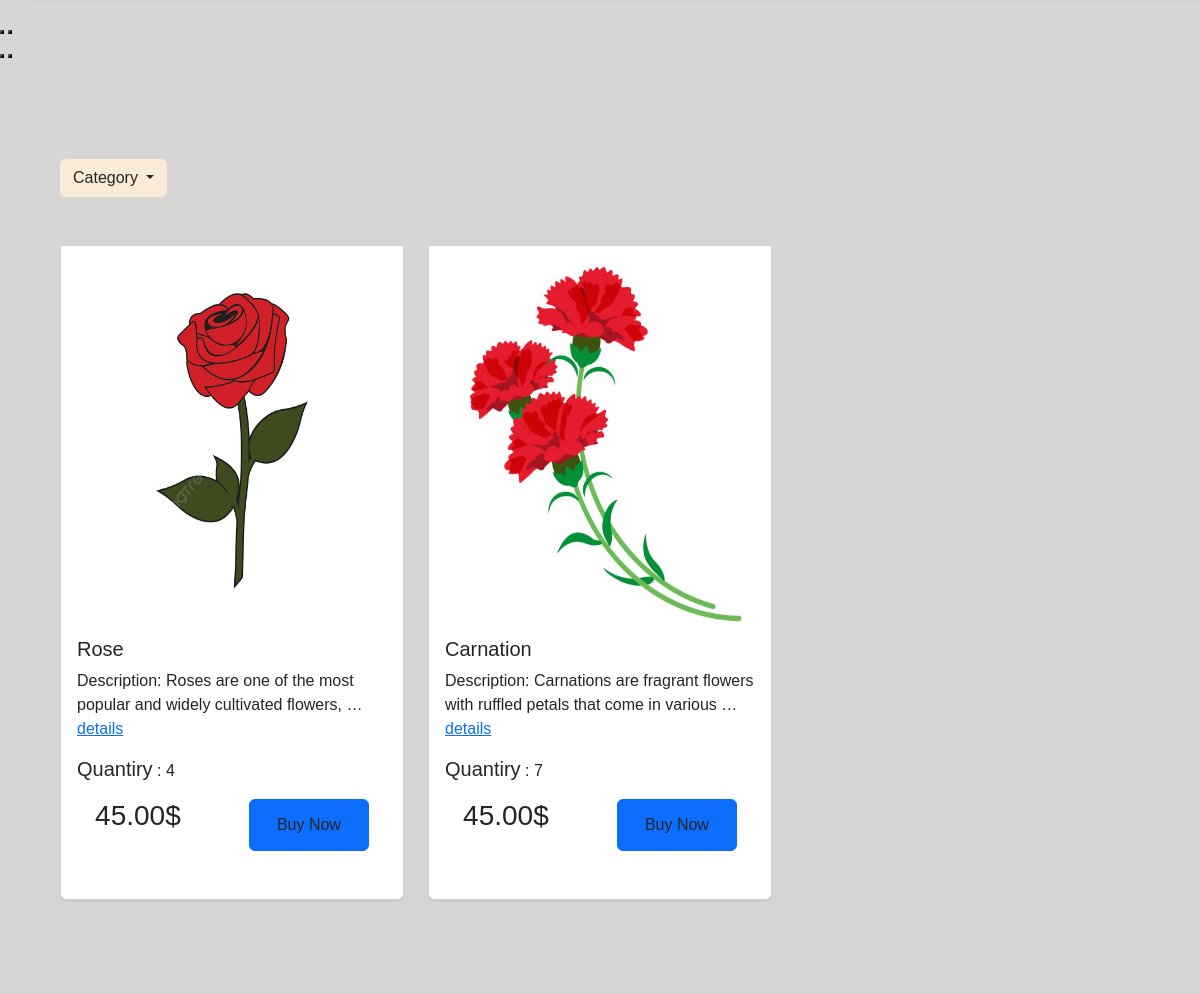
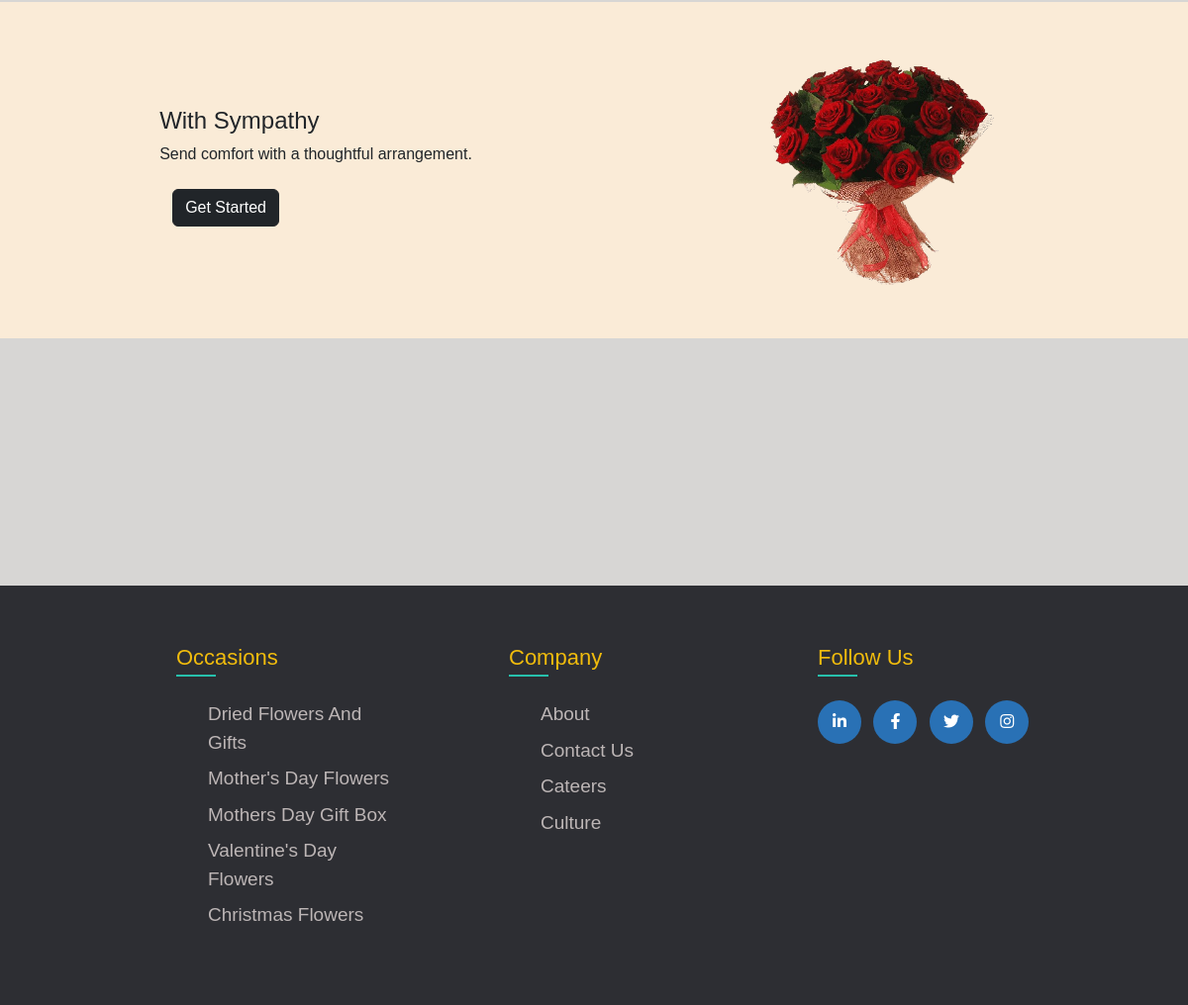
/category/perennial/ (lower part), run on an earlier commit of the app's database (2 pictures, top to bottom).
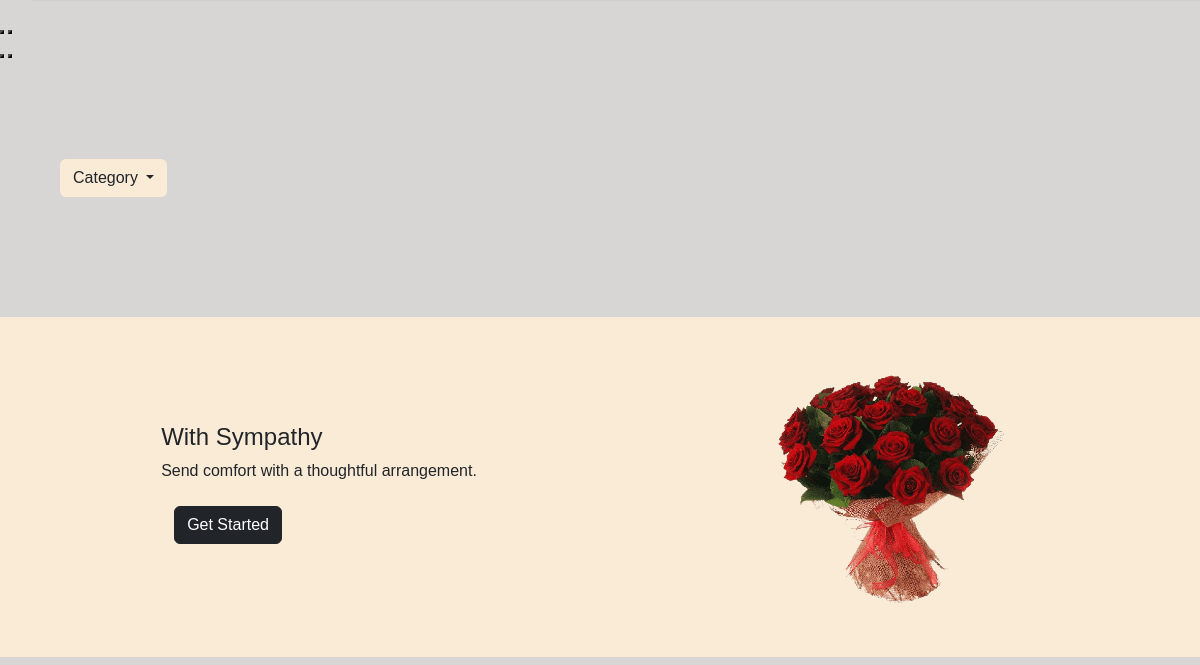
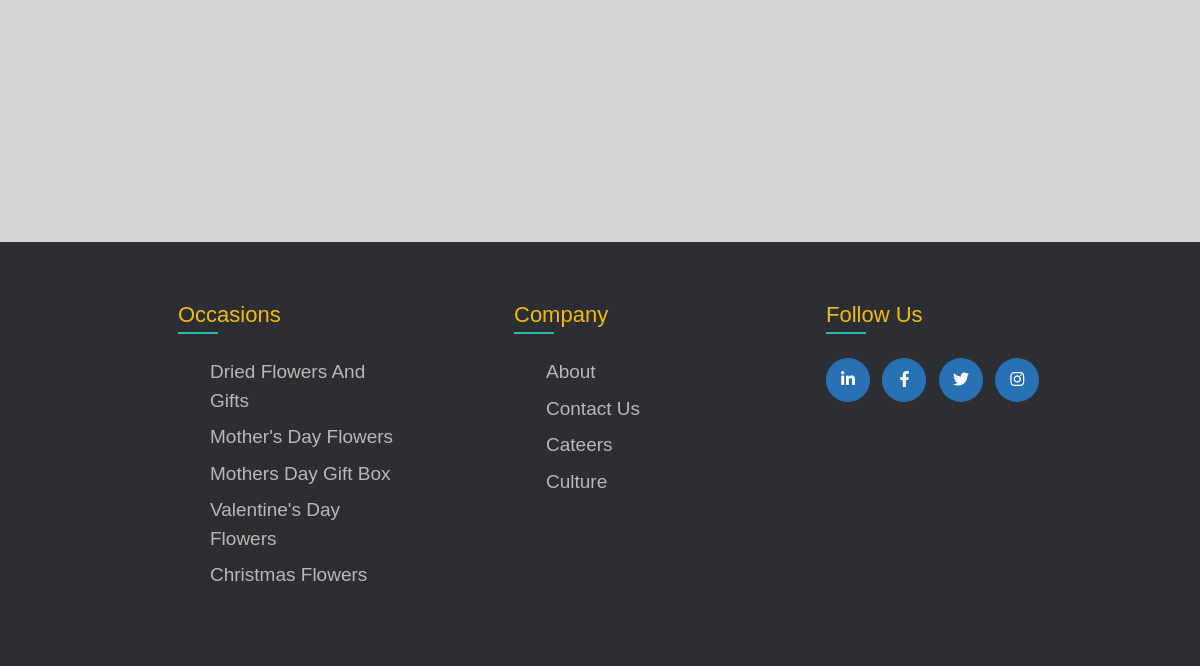
And on a later commit of the database (2 pictures, top to bottom).
### flower/models.py (models this page shows, shortened)
class Flower(models.Model):
    title = models.CharField(max_length=200)
    description = models.TextField()
    image = models.ImageField(upload_to='uploads', blank=True, null = True)
    price = models.DecimalField(max_digits=10, decimal_places=2)
    category = models.ForeignKey(Category, on_delete=models.CASCADE)
    quantity = models.PositiveIntegerField(default=0)

### flower/views.py (the view)
# urls.py: path('', views.FlowerListView.as_view(), name='homepage'),
class FlowerListView(ListView):
    model = Flower
    template_name = 'home.html'
    context_object_name = 'flowers'
    def get_queryset(self):
        queryset = super().get_queryset()
        category_slug = self.kwargs.get('category_slug')
        if category_slug:
            category = Category.objects.get(slug=category_slug)
            queryset = queryset.filter(category=category)
        return queryset
    def get_context_data(self, **kwargs):
        context = super().get_context_data(**kwargs)
        context['category'] = Category.objects.all()
        return context

### templates/home.html (shortened to what this page needs)
{% extends 'base.html' %}
{% load static %}
{% block content%}
<section class=" ">
  <div class="swiffy-slider  slider-nav-round slider-nav-animation slider-nav-animation-fadein slider-item-first-visible">
      <button type="button" class="slider-nav" aria-label="Go left"></button>
      <button type="button" class="slider-nav slider-nav-next" aria-label="Go left"></button>
      <div class="slider-indicators">
          <button class="active" aria-label="Go to slide"></button>
          <button aria-label="Go to slide" class=""></button>
      </div>
    </div>
  </section>
<main class="home_mane">
    <div   class="row bs mt-5">
     <div class="container   drop-card  card-container py-5">
      <div class="  col-2 dropdown">
        <button  style="background-color: antiquewhite;" class=" btn_color  btn  category_btn dropdown-toggle" type="button" data-bs-toggle="dropdown" aria-expanded="false">
           Category
        </button>
      </div>
      <div class="row row-cols-1 row-cols-md-3 g-4 py-5">
        {% for flower in flowers %}
          <div  class="col">
              <div class="card">
                  <img  class="img_card"   class="" src="{{flower.image.url}}" class="card-img-top" alt="...">
                  <div class="card-body">
                      <h5 class="card-title">{{flower.title}}</h5>
                      <p class="card-text">  {{ flower.description|truncatewords:12 }} <a href="{% url 'details'  id=flower.id %}">details</a></p>
                      <p class="card-text"> <span class="h5">Quantiry</span> : {{flower.quantity}}</p>
                  </div>
                  <div class="mb-5 d-flex justify-content-around">
                      <h3>{{flower.price}}$</h3>
                      <button class="btn btn-primary"><a href="{% url 'place_order'  flower_id=flower.id  %}"  class="btn " >Buy Now</a></button>
                  </div>
              </div>
          </div>
          {% endfor  %}
      </div>
    </div>
    </div>
</main>
<section class="bottom_baner_container">
  <div class="row  ">
    <div class="col-md-6   col-sm-12   booton_banner_child1">
        <div class="bottom_child1">
      <h4>With Sympathy</h4>
      <p>Send comfort with a thoughtful arrangement.</p>
      <button class="btn ">
       <a class="btn  btn-dark" href="{% url 'homepage' %}"> Get Started</a>
      </button>
        </div>
    </div>
    <div class="col-md-6 col-sm-12">
      <img class="img-fluid w-50  rounded mx-auto d-block" src="{% static 'image/bottom_banner1-removebg-preview.png' %}" alt="">
    </div>
  </div>
 </section>
 {% endblock %}

What changed in the data, as far as the page shows it:
removed Flower: image (picture), title "Rose", description "Description: Roses are one of the most popular and widely cultivated flowers, …", quantity "4", price "45.00"
removed Flower: image (picture), title "Carnation", description "Description: Carnations are fragrant flowers with ruffled petals that come in various …", quantity "7", price "45.00"
